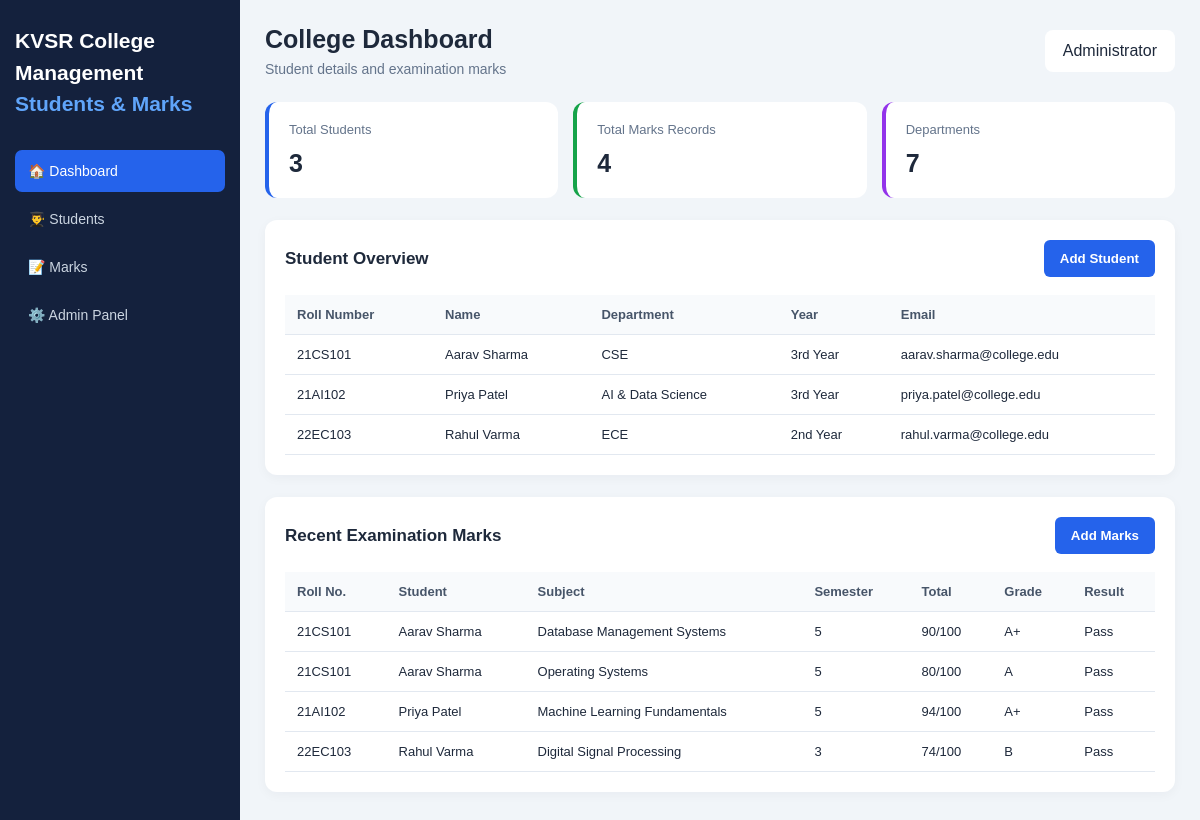
The page / on the database its author committed.
### student_mngmnt_sysytem/models.py (models this page shows, shortened)
class Student1(models.Model):
    DEPARTMENTS = [
        ("CSE", "CSE"),
        ("ECE", "ECE"),
        ("EEE", "EEE"),
        ("IT", "IT"),
        ("CIVIL", "Civil"),
        ("MECH", "Mechanical"),
        ("AIDS", "AI & Data Science"),
    ]
    YEARS = [
        ("1st Year", "1st Year"),
        ("2nd Year", "2nd Year"),
        ("3rd Year", "3rd Year"),
        ("4th Year", "4th Year"),
    ]
    roll_number = models.CharField(
        max_length=20, unique=True
    )
    full_name = models.CharField(max_length=100)
    email = models.EmailField()
    phone = models.CharField(
        max_length=10,
        validators=[
            RegexValidator(
                regex=r"^[0-9]{10}$",
                message="Enter exactly 10 digits."
            )
        ]
    )
    department = models.CharField(
        max_length=10, choices=DEPARTMENTS
    )
    year = models.CharField(
        max_length=10, choices=YEARS
    )
    date_of_birth = models.DateField()
    address = models.TextField(max_length=300)
    created_at = models.DateTimeField(auto_now_add=True)
    def __str__(self):
        return f"{self.roll_number} - {self.full_name}"

class Marks(models.Model):
    SEMESTERS = [
        (str(i), f"Semester {i}")
        for i in range(1, 9)
    ]
    student = models.ForeignKey(
        Student1,
        on_delete=models.CASCADE,
        related_name="marks"
    )
    subject_code = models.CharField(max_length=20)
    subject_name = models.CharField(max_length=100)
    semester = models.CharField(
        max_length=1, choices=SEMESTERS
    )
    internal_marks = models.PositiveSmallIntegerField(
        validators=[
            MinValueValidator(0),
            MaxValueValidator(30)
        ]
    )
    external_marks = models.PositiveSmallIntegerField(
        validators=[
            MinValueValidator(0),
            MaxValueValidator(70)
        ]
    )
    class Meta:
        constraints = [
            models.UniqueConstraint(
                fields=[
                    "student",
                    "subject_code",
                    "semester"
                ],
                name="unique_student_subject_semester"
            )
        ]
    @property
    def total(self):
        return self.internal_marks + self.external_marks
    @property
    def grade(self):
        if self.total >= 90:
            return "A+"
        elif self.total >= 80:
            return "A"
        elif self.total >= 70:
            return "B"
        elif self.total >= 60:
            return "C"
        elif self.total >= 50:
            return "D"
        elif self.total >= 40:
            return "E"
        return "F"
    @property
    def result(self):
        if self.internal_marks >= 12 and self.total >= 40:
            return "Pass"
        return "Fail"

### student_mngmnt_sysytem/views.py (the view, shortened to what this page needs)
# urls.py: path("", views.dashboard, name="dashboard"),
def dashboard(request):
    search = request.GET.get("q", "").strip()
    students = Student1.objects.all()
    context = {
        "students": students,
        "marks_records": Marks.objects.select_related(
            "student"
        ).all(),
        "student_form": StudentForm(),
        "marks_form": MarksForm(),
        "total_students": Student1.objects.count(),
        "total_marks": Marks.objects.count(),
        "search": search,
    }
    return render(
        request,
        "index.html",
        context
    )

### student_mngmnt_sysytem/templates/index.html (shortened to what this page needs)
{% load static %}
<!DOCTYPE html>
<html lang="en">
<head>
</head>
<body>
<div class="layout">
<aside class="sidebar">
    <div class="logo">
       KVSR  College Management
        <br>
        <span>Students & Marks</span>
    </div>
    <nav>
        <button class="nav-btn active"
                data-page="dashboard">🏠 Dashboard</button>
        <button class="nav-btn"
                data-page="students">👨‍🎓 Students</button>
        <button class="nav-btn"
                data-page="marks">📝 Marks</button>
        <a href="{% url 'admin:index' %}"
           class="nav-btn">⚙️ Admin Panel</a>
    </nav>
</aside>
<main class="main">
<header class="topbar">
    <div>
        <h1 id="page-title">College Dashboard</h1>
        <p class="subtitle">
            Student details and examination marks
        </p>
    </div>
    <div class="admin">Administrator</div>
</header>
<section class="section active" id="dashboard">
    <div class="stats">
        <div class="stat-card">
            <p>Total Students</p>
            <h2>{{ total_students }}</h2>
        </div>
        <div class="stat-card green">
            <p>Total Marks Records</p>
            <h2>{{ total_marks }}</h2>
        </div>
        <div class="stat-card purple">
            <p>Departments</p>
            <h2>7</h2>
        </div>
    </div>
    <div class="panel">
        <div class="panel-head">
            <h3>Student Overview</h3>
            <button class="btn"
                    type="button"
                    onclick="showPage('students')">
                Add Student
            </button>
        </div>
        <div class="table-wrap">
            <table>
                <thead>
                    <tr>
                        <th>Roll Number</th>
                        <th>Name</th>
                        <th>Department</th>
                        <th>Year</th>
                        <th>Email</th>
                    </tr>
                </thead>
                <tbody>
                {% for s in students %}
                    <tr>
                        <td>{{ s.roll_number }}</td>
                        <td>{{ s.full_name }}</td>
                        <td>{{ s.get_department_display }}</td>
                        <td>{{ s.year }}</td>
                        <td>{{ s.email }}</td>
                    </tr>
                {% empty %}
                    <tr>
                        <td colspan="5">No student records found.</td>
                    </tr>
                {% endfor %}
                </tbody>
            </table>
        </div>
    </div>
    <div class="panel">
        <div class="panel-head">
            <h3>Recent Examination Marks</h3>
            <button class="btn"
                    type="button"
                    onclick="showPage('marks')">
                Add Marks
            </button>
        </div>
        <div class="table-wrap">
            <table>
                <thead>
                    <tr>
                        <th>Roll No.</th>
                        <th>Student</th>
                        <th>Subject</th>
                        <th>Semester</th>
                        <th>Total</th>
                        <th>Grade</th>
                        <th>Result</th>
                    </tr>
                </thead>
                <tbody>
                {% for m in marks_records %}
                    <tr>
                        <td>{{ m.student.roll_number }}</td>
                        <td>{{ m.student.full_name }}</td>
                        <td>{{ m.subject_name }}</td>
                        <td>{{ m.semester }}</td>
                        <td>{{ m.total }}/100</td>
                        <td>{{ m.grade }}</td>
                        <td>{{ m.result }}</td>
                    </tr>
                {% empty %}
                    <tr>
                        <td colspan="7">No marks recorded.</td>
                    </tr>
                {% endfor %}
                </tbody>
            </table>
        </div>
    </div>
</section>
</main>
</div>
</body>
</html>

### student_mngmnt_sysytem/templates/index.html (style rules this page uses)
* { margin: 0; padding: 0; box-sizing: border-box; }
body { font-family: Arial, sans-serif; background: #f1f5f9; color: #1e293b; }
.layout { display: flex; min-height: 100vh; }
.sidebar { width: 240px; flex-shrink: 0; background: #14213d; color: white; padding: 25px 15px; }
.logo { font-size: 21px; font-weight: bold; line-height: 1.5; margin-bottom: 30px; }
.logo span { color: #60a5fa; }
.nav-btn { display: block; width: 100%; padding: 13px; margin: 6px 0; border: 0; border-radius: 7px; background: transparent; color: #cbd5e1; text-align: left; cursor: pointer; font-size: 14px; text-decoration: none; }
.nav-btn:hover, .nav-btn.active { background: #2563eb; color: white; }
.main { flex: 1; min-width: 0; padding: 25px; }
.topbar { display: flex; justify-content: space-between; align-items: center; flex-wrap: wrap; gap: 15px; margin-bottom: 25px; }
.topbar h1 { font-size: 25px; }
.subtitle { color: #64748b; margin-top: 7px; font-size: 14px; }
.admin { background: white; padding: 12px 18px; border-radius: 8px; }
.stats { display: grid; grid-template-columns: repeat(3, minmax(0, 1fr)); gap: 15px; margin-bottom: 22px; }
.stat-card { background: white; padding: 20px; border-radius: 12px; border-left: 4px solid #2563eb; }
.stat-card.green { border-color: #16a34a; }
.stat-card.purple { border-color: #9333ea; }
.stat-card p { color: #64748b; font-size: 13px; margin-bottom: 12px; }
.stat-card h2 { font-size: 25px; }
.panel { background: white; padding: 20px; border-radius: 12px; margin-bottom: 22px; box-shadow: 0 3px 12px #0f172a0a; }
.panel-head { display: flex; justify-content: space-between; align-items: center; flex-wrap: wrap; gap: 12px; margin-bottom: 18px; }
h3 { font-size: 17px; }
.btn { display: inline-block; padding: 11px 16px; background: #2563eb; color: white; border: 0; border-radius: 6px; cursor: pointer; font-weight: bold; text-decoration: none; }
.table-wrap { overflow-x: auto; }
table { width: 100%; border-collapse: collapse; min-width: 650px; }
th, td { padding: 12px; text-align: left; border-bottom: 1px solid #e2e8f0; font-size: 13px; white-space: nowrap; }
th { background: #f8fafc; color: #475569; }
.section { display: none; }
.section.active { display: block; }

### rows shown on the page
Student1: roll_number "21CS101", full_name "Aarav Sharma", department "CSE", year "3rd Year", email "aarav.sharma@college.edu"
Student1: roll_number "21AI102", full_name "Priya Patel", department "AI & Data Science", year "3rd Year", email "priya.patel@college.edu"
Student1: roll_number "22EC103", full_name "Rahul Varma", department "ECE", year "2nd Year", email "rahul.varma@college.edu"
Marks: student.roll_number "21CS101", student.full_name "Aarav Sharma", subject_name "Database Management Systems", semester "5", total "90", grade "A+", result "Pass"
Marks: student.roll_number "21CS101", student.full_name "Aarav Sharma", subject_name "Operating Systems", semester "5", total "80", grade "A", result "Pass"
Marks: student.roll_number "21AI102", student.full_name "Priya Patel", subject_name "Machine Learning Fundamentals", semester "5", total "94", grade "A+", result "Pass"
Marks: student.roll_number "22EC103", student.full_name "Rahul Varma", subject_name "Digital Signal Processing", semester "3", total "74", grade "B", result "Pass"

### other values the page prints
{{ total_students }} "3"
{{ total_marks }} "4"
